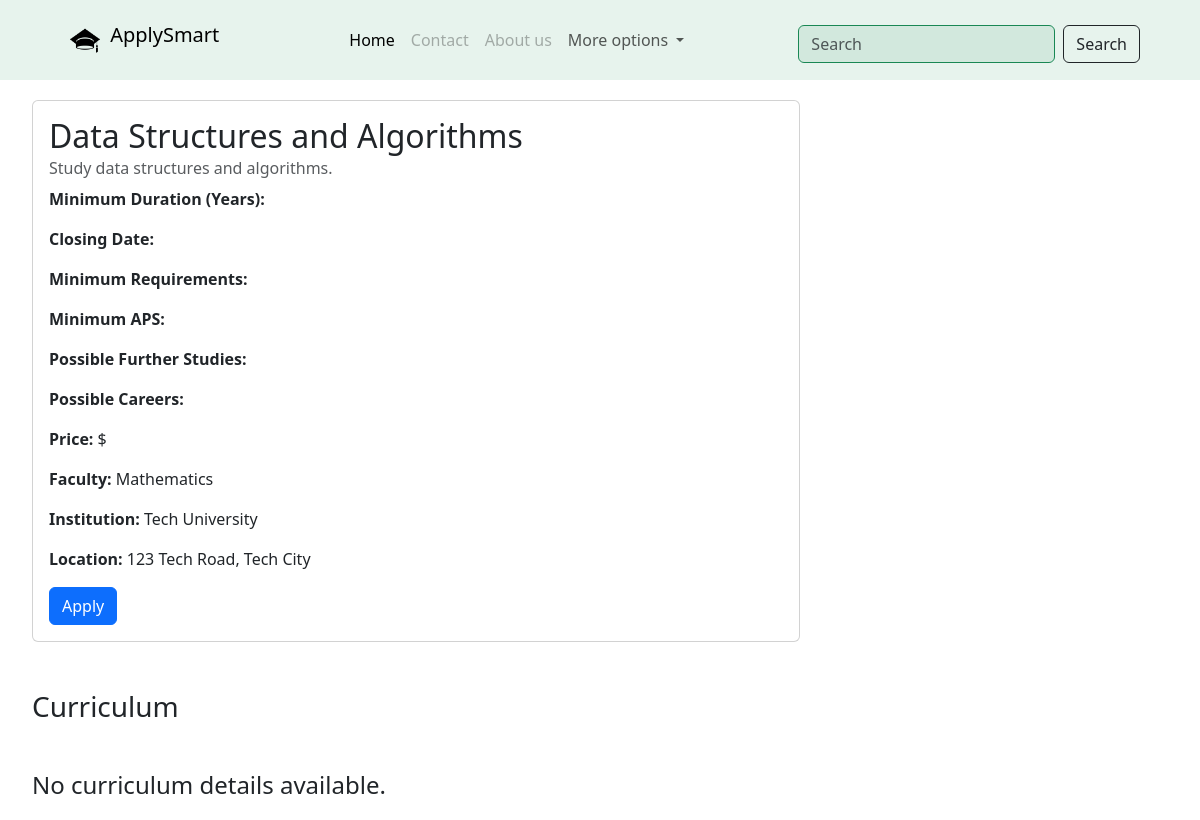
/Prospectus.php?course_id=8, run on the app's committed database.
### tables this page shows
CREATE TABLE `courses` (
  `course_id` int(11) NOT NULL,
  `course_name` varchar(100) NOT NULL,
  `description` text DEFAULT NULL,
  `faculty_id` int(11) DEFAULT NULL,
  `institution_id` int(11) DEFAULT NULL,
  `created_at` timestamp NOT NULL DEFAULT current_timestamp(),
  `updated_at` timestamp NOT NULL DEFAULT current_timestamp() ON UPDATE current_timestamp(),
  `minimum_duration_years` int(11) DEFAULT NULL,
  `closing_date` date DEFAULT NULL,
  `subject_required` varchar(100) DEFAULT NULL,
  `admission_point_score` int(11) DEFAULT NULL,
  `possible_further_studies` varchar(255) DEFAULT NULL,
  `possible_careers` varchar(255) DEFAULT NULL,
  `price` decimal(10,2) DEFAULT NULL
);

CREATE TABLE `faculty` (
  `faculty_id` int(11) NOT NULL,
  `institution_id` int(11) NOT NULL,
  `department_name` varchar(100) DEFAULT NULL,
  `bio` text DEFAULT NULL
);

CREATE TABLE `institutions` (
  `institution_id` int(11) NOT NULL,
  `institution_name` varchar(100) NOT NULL,
  `location` varchar(100) DEFAULT NULL,
  `contact_info` varchar(255) DEFAULT NULL,
  `created_at` timestamp NOT NULL DEFAULT current_timestamp(),
  `updated_at` timestamp NOT NULL DEFAULT current_timestamp() ON UPDATE current_timestamp()
);

### models/Course.php (called while the page is built)
<?php
class Course
{
    private $courseId;
    private $db;
    public function __construct($courseId, $db)
    {
        $this->courseId = $courseId;
        $this->db = $db;
    }
    public function getCourseDetails() {
        try {
            $sql = "SELECT c.course_name, c.description, c.minimum_duration_years, c.closing_date,
                           c.subject_required, c.admission_point_score, c.possible_further_studies,
                           c.possible_careers, c.price, f.department_name as faculty_name,
                           i.institution_name, i.location as institution_location
                    FROM courses c
                    LEFT JOIN faculty f ON c.faculty_id = f.faculty_id
                    LEFT JOIN institutions i ON c.institution_id = i.institution_id
                    WHERE c.course_id = :course_id";
            $stmt = $this->db->prepare($sql);
            $stmt->bindParam(':course_id', $this->courseId, PDO::PARAM_INT);
            $stmt->execute();
            $course = $stmt->fetch(PDO::FETCH_ASSOC);
            return $course ? $course : null;
        } catch (PDOException $e) {
            error_log('Error: ' . $e->getMessage() . "\r\n", 3, 'E:\\xampp\\htdocs\\ApplySmart\\var\\log\\app_errors.log');
            echo 'An error occurred while retrieving course details. Please try again later.';
            return null;
        }
    }
    public function getCurriculumDetails() {
        try {
            $sql = "SELECT
                        m.code,
                        m.name,
                        m.nqf_level,
                        m.credits,
                        m.prerequisite_modules,
                        cm.curriculum_id,
                        m.module_id,
                        c.course_id,
                        c.year,
                        c.semester,
                        c.total_credits
                    FROM
                        modules m
                    JOIN
                        curriculum_modules cm ON m.module_id = cm.module_id
                    JOIN
                        curriculum c ON cm.curriculum_id = c.curriculum_id
                    WHERE
                        course_id = :course_id;
                    ";
            $stmt = $this->db->prepare($sql);
            $stmt->bindParam(':course_id', $this->courseId);
            $stmt->execute();
            return $stmt->fetchAll(PDO::FETCH_ASSOC);
        } catch (Exception $e) {
            $errorMessage = sprintf(
                "Error: %s in %s on line %d\r\n",
                $e->getMessage(),
                $e->getFile(),
                $e->getLine()
            );
            error_log($errorMessage, 3, 'E:\\xampp\\htdocs\\ApplySmart\\var\\log\\app_errors.log');
            return [];
        }
    }
}
?>

### Prospectus.php (the view, shortened to what this page needs)
<?php
require_once 'models/Course.php';
$database = new Database();
$db = $database->getConnection();
$course_id = isset($_GET['course_id']) ? intval($_GET['course_id']) : 0;
$course = new Course($course_id, $db);
$courseDetails = $course->getCourseDetails();
$curriculumDetails = $course->getCurriculumDetails();
?>
<!DOCTYPE html>
<html lang="en">
<head>
    <link rel="stylesheet" href="https://cdn.jsdelivr.net/npm/bootstrap@5.3.3/dist/css/bootstrap.min.css">
</head>
<body>
    <?php include 'navBar.php'; ?>
    <div class="container course-details">
        <?php if ($courseDetails): ?>
            <div class="card" style="width: 48rem;">
                <div class="card-body">
                    <div class="d-flex justify-content-center row">
                        <h2 class="card-title"><?php echo htmlspecialchars($courseDetails['course_name']); ?></h2>
                        <h6 class="card-subtitle mb-2 text-body-secondary"><?php echo htmlspecialchars($courseDetails['description']); ?></h6>
                    </div>
                    <p class="card-text"><strong>Minimum Duration (Years):</strong> <?php echo htmlspecialchars($courseDetails['minimum_duration_years']); ?></p>
                    <p class="card-text"><strong>Closing Date:</strong> <?php echo htmlspecialchars($courseDetails['closing_date']); ?></p>
                    <p class="card-text"><strong>Minimum Requirements:</strong> <?php echo htmlspecialchars($courseDetails['subject_required']); ?></p>
                    <p class="card-text"><strong>Minimum APS:</strong> <?php echo htmlspecialchars($courseDetails['admission_point_score']); ?></p>
                    <p class="card-text"><strong>Possible Further Studies:</strong> <?php echo htmlspecialchars($courseDetails['possible_further_studies']); ?></p>
                    <p class="card-text"><strong>Possible Careers:</strong> <?php echo htmlspecialchars($courseDetails['possible_careers']); ?></p>
                    <p class="card-text"><strong>Price:</strong> $<?php echo htmlspecialchars($courseDetails['price']); ?></p>
                    <p class="card-text"><strong>Faculty:</strong> <?php echo htmlspecialchars($courseDetails['faculty_name']); ?></p>
                    <p class="card-text"><strong>Institution:</strong> <?php echo htmlspecialchars($courseDetails['institution_name']); ?></p>
                    <p class="card-text"><strong>Location:</strong> <?php echo htmlspecialchars($courseDetails['institution_location']); ?></p>
                    <a href="application_form.php?course_id=<?php echo urlencode($course_id); ?>" class="btn btn-primary">Apply</a>
                </div>
            </div>
            <h3 class="my-5">Curriculum</h3>
            <?php if (count($curriculumDetails) > 0): ?>
                <?php
                $currentYear = '';
                $currentSemester = '';
                $semesterCredits = 0;
                $total_year_credit = 0;
                $final_year_credit = 0;
                $qualification_credits = 0;
                function printTableHeader($year) {
                    $yearName = match($year) {
                        1 => 'FIRST YEAR',
                        2 => 'SECOND YEAR',
                        default => 'THIRD YEAR'
                    };
                    echo "<table class='table table-borderless'>
                        <thead class=\"table-success\">
                            <tr>
                                <th colspan='5'>{$yearName}</th>
                            </tr>
                        </thead>
                        <thead class=\"table-light\">
                            <tr>
                                <th>CODE</th>
                                <th>MODULE</th>
                                <th>NQF-L</th>
                                <th>CREDIT</th>
                                <th>PREREQUISITE MODULE(S)</th>
                            </tr>
                        </thead>
                        <tbody>";
                }
                function printTableFooter($year, $total_year_credit) {
                    $yearName = match($year) {
                        1 => 'FIRST YEAR',
                        2 => 'SECOND YEAR',
                        default => 'THIRD YEAR'
                    };
                    echo "<tr>
                        <td colspan='3'>
                            <strong>TOTAL CREDITS FOR THE {$yearName}: </strong>
                        </td>
                        <td colspan='2'>
                            <strong> {$total_year_credit}</strong>
                        </td>
                        </tr>";
                }
                foreach ($curriculumDetails as $row) {
                    $prerequisites = $row['prerequisite_modules'] ? $row['prerequisite_modules'] : 'None';
                    $prerequisitesArray = explode(',', $prerequisites);
                    if ($currentSemester != $row['semester'] && $row['credits'] > 10) {
                        if ($row['total_credits'] == $semesterCredits) {
                            echo "<tr>
                                <td colspan='3'><strong>TOTAL CREDITS FOR {$currentSemester} SEMESTER:</strong></td>
                                <td><strong>{$row['total_credits']}</strong></td>
                                <td><strong></strong></td>
                                </tr>";
                                $semesterCredits = 0;
                        }
                        $currentSemester = $row['semester'];
                        if($currentYear == $row['year'])
                        {
                            echo "<thead>
                            <tr>
                                <th colspan='5'>{$currentSemester} SEMESTER</th>
                            </tr>
                        </thead>";
                        }
                    }
                    if ($currentYear != $row['year']) {
                        if ($currentYear != '') {
                            printTableFooter($currentYear, $total_year_credit);
                            echo "</tr>
                                    </tbody>
                                    </table>";
                            $total_year_credit = 0;
                        }
                        $currentYear = $row['year'];
                        printTableHeader($currentYear);
                    }
                    $semesterCredits += $row['credits'];
                    $total_year_credit += $row['credits'];
                    $final_year_credit = $total_year_credit;
                    $qualification_credits += $row['credits'];
                    echo "<tr>
                        <td>" . htmlspecialchars($row['code']) . "</td>
                        <td>" . htmlspecialchars($row['name']) . "</td>
                        <td>" . htmlspecialchars($row['nqf_level']) . "</td>
                        <td>" . htmlspecialchars($row['credits']) . "</td>
                        <td>";
                    foreach ($prerequisitesArray as $prerequisite) {
                        echo htmlspecialchars(trim($prerequisite)) . '<br>';
                    }
                    echo "</td>
                    </tr>";
                }
                if ($currentYear != '') {
                    echo "<tr>
                    <td colspan='3'><strong>TOTAL CREDITS FOR {$currentSemester} SEMESTER:</strong></td>
                    <td><strong>{$row['total_credits']}</strong></td>
                    <td><strong></strong></td>
                    </tr>";
                    printTableFooter($currentYear, $final_year_credit);
                    echo "
                    <tr>
                        <td colspan='3'>
                            <strong>TOTAL CREDITS FOR THE QUALIFICATION: </strong>
                        </td>
                        <td colspan='2'>
                            <strong> {$qualification_credits}</strong>
                        </td>
                    </tr>
                    </tbody>
                    </table>";
                }
                ?>
            <?php else: ?>
                <h4>No curriculum details available.</h4>
            <?php endif; ?>
        <?php else: ?>
            <h1>Course not found.</h1>
        <?php endif; ?>
    </div>
</body>
</html>

### Prospectus.php (style rules this page uses)
.course-details { margin: 20px; }

### data on the page
courses: course_name "Data Structures and Algorithms", description "Study data structures and algorithms.", faculty.department_name "Mathematics", institution.institution_name "Tech University", institution.location "123 Tech Road, Tech City"
